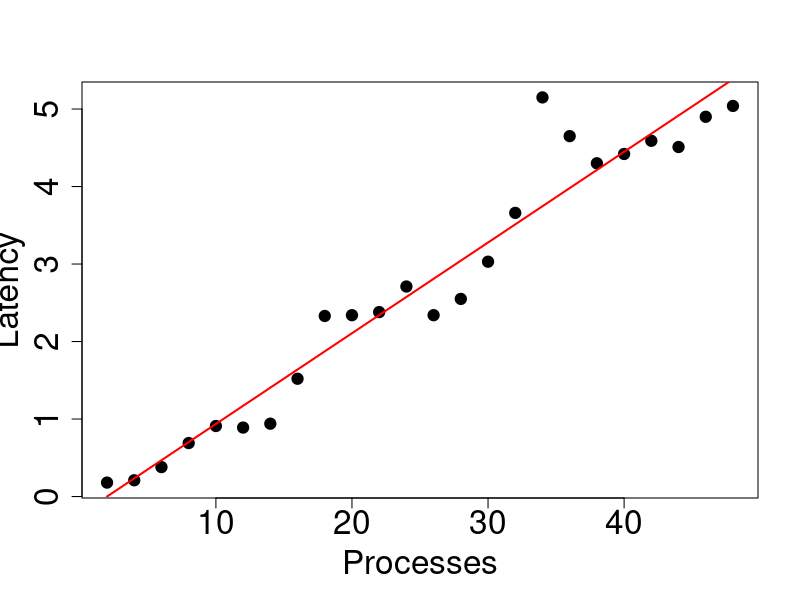
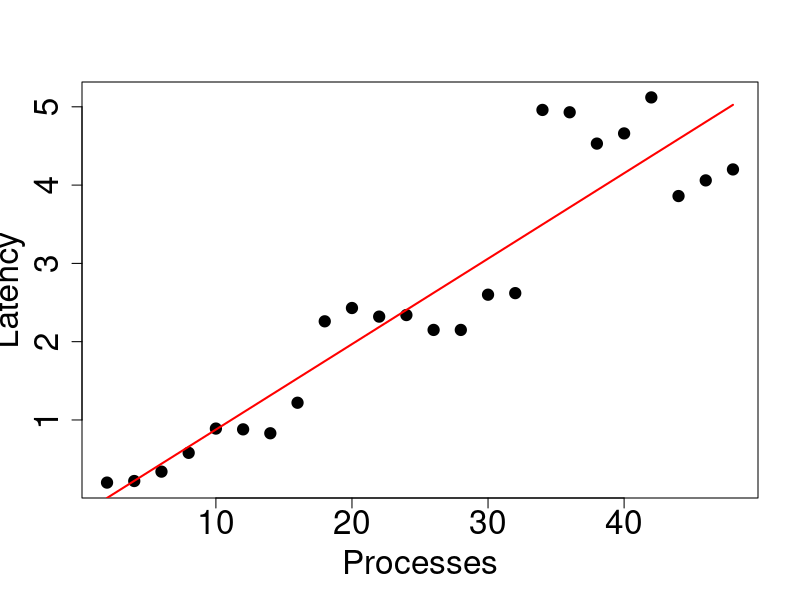
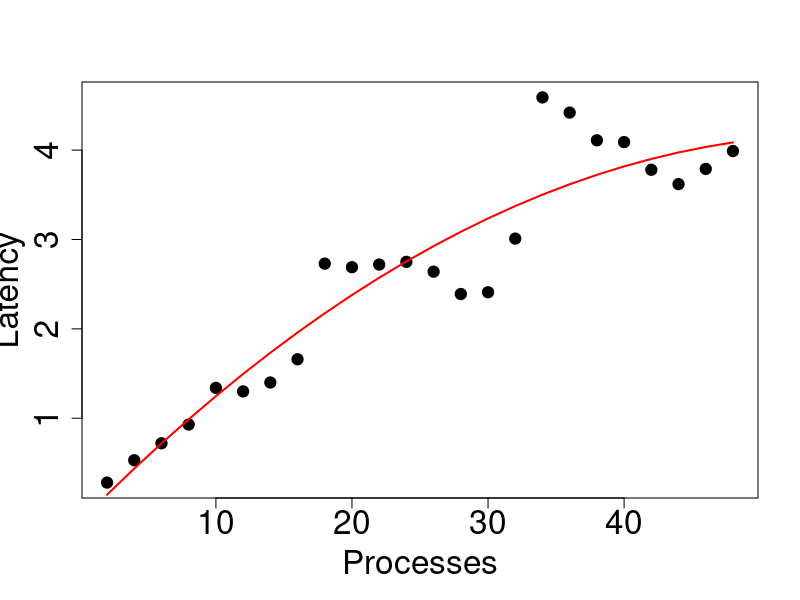
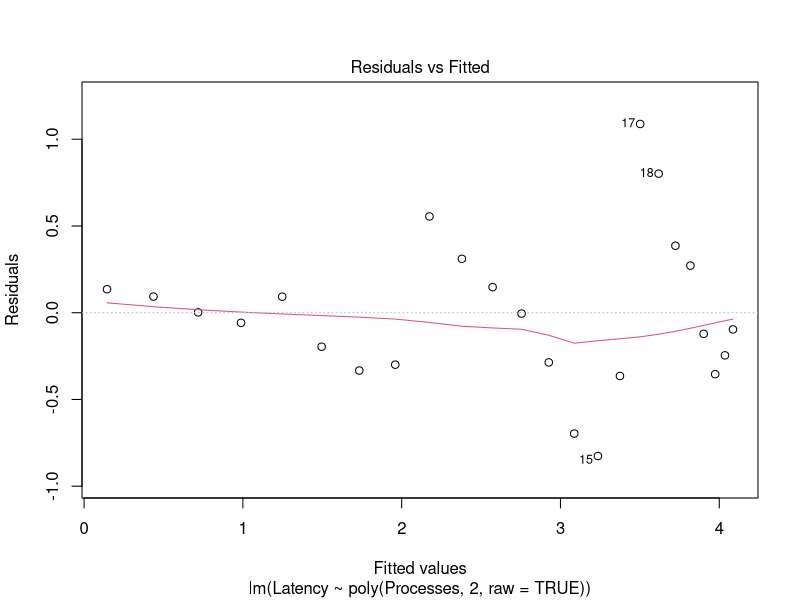
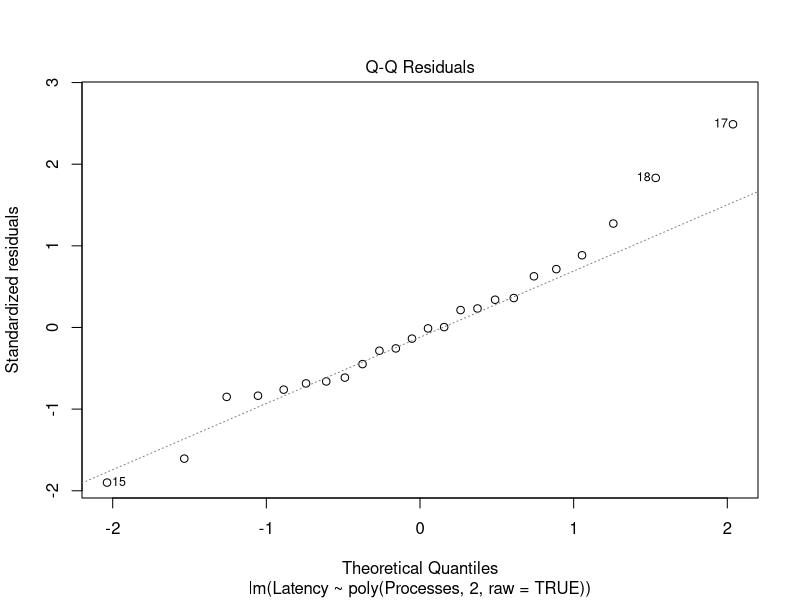
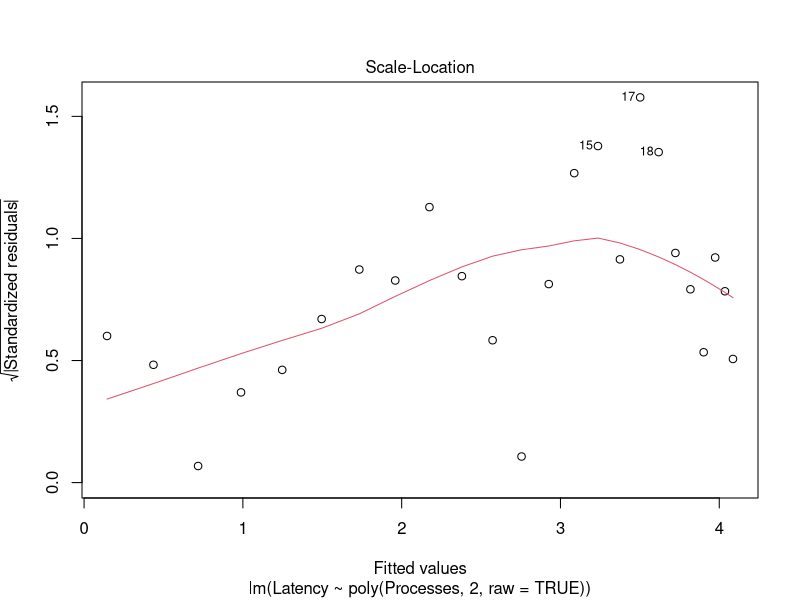
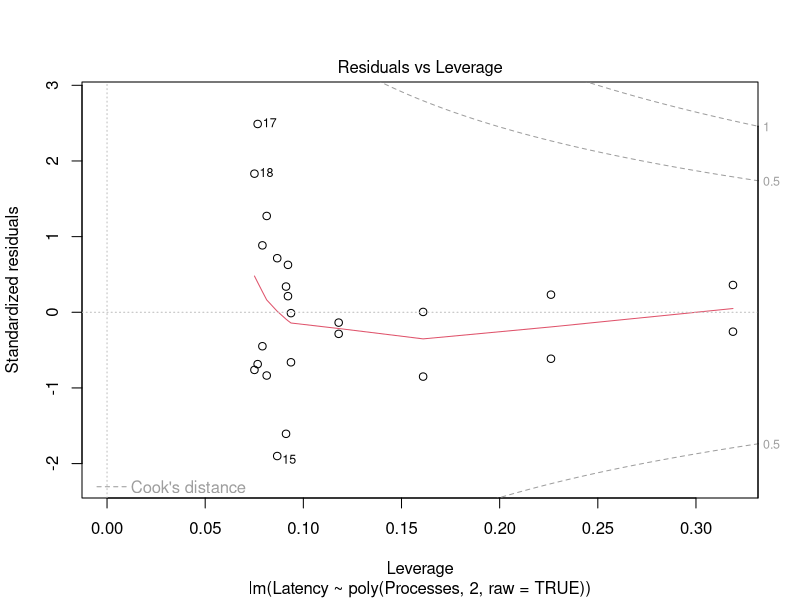
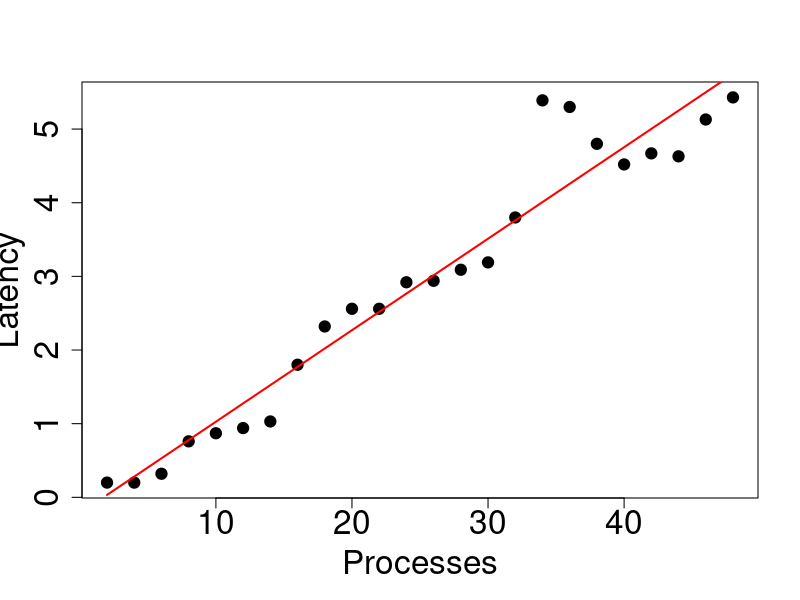

Generate these figures, in order, with R:
# read fixsize_bcast1_core_thin.csv

library(ggplot2)
library(dplyr)
library(tidyr)

# BCAST

bcast1 <- read.csv("fixsize_bcast1_core_thin.csv")

plot(bcast1$Processes, bcast1$Latency, pch =  19, xlab = "Processes", ylab = "Latency", cex = 1.5, cex.axis = 2, cex.lab=2)


poli_1<-lm(Latency ~ poly(Processes,1, raw=TRUE),data=bcast1)
pred_poli_1<-predict(poli_1, newdata=bcast1)
lines(bcast1$Processes,pred_poli_1,col="red", lwd=2)

summary(poli_1)
# latency = -0.233587 + 0.117043 * processes -> (bcast 1 lineare)

bcast2 <- read.csv("fixsize_bcast2_core_thin.csv")

plot(bcast2$Processes, bcast2$Latency, pch =  19, xlab = "Processes", ylab = "Latency", cex = 1.5, cex.axis = 2, cex.lab=2)


poli_2<-lm(Latency ~ poly(Processes,1, raw=TRUE),data=bcast2)
pred_poli_2<-predict(poli_2, newdata=bcast2)
lines(bcast2$Processes,pred_poli_2,col="red", lwd=2)

summary(poli_2)

# latency = -0.214384 + 0.109159 * processes-> (bcast 2 lineare)

bcast4 <- read.csv("fixsize_bcast4_core_thin.csv")

plot(bcast4$Processes, bcast4$Latency, pch =  19, xlab = "Processes", ylab = "Latency", cex = 1.5, cex.axis = 2, cex.lab=2)


poli_4<-lm(Latency ~ poly(Processes,2, raw=TRUE),data=bcast4)
pred_poli_4<-predict(poli_4, newdata=bcast4)
lines(bcast4$Processes,pred_poli_4,col="red", lwd=2)

summary(poli_4)
plot(poli_4)

# latency = -0.1586611  + 0.1543641 * processes - 0.0013735 * processe^2 -> (bcast 2 lineare)

# SCATTER

scatter1 <- read.csv("fixsize_scatter1_core_thin.csv")

plot(scatter1$Processes, scatter1$Latency, pch =  19, xlab = "Processes", ylab = "Latency", cex = 1.5, cex.axis = 2, cex.lab=2)


poli_s1<-lm(Latency ~ poly(Processes,1, raw=TRUE),data=scatter1)
pred_poli_s1<-predict(poli_s1, newdata=scatter1)
lines(scatter1$Processes,pred_poli_s1,col="red", lwd=2)

summary(poli_s1)

# latency = -0.215616 + 0.124241 * processes -> (scatter 1 lineare)

scatter2 <- read.csv("fixsize_scatter2_core_thin.csv")

plot(scatter2$Processes, scatter2$Latency, pch =  19, xlab = "Processes", ylab = "Latency", cex = 1.5, cex.axis = 2, cex.lab=2)


poli_s2<-lm(Latency ~ poly(Processes,1, raw=TRUE),data=scatter2)
pred_poli_s2<-predict(poli_s2, newdata=scatter2)
lines(scatter2$Processes,pred_poli_s2,col="red", lwd=2)

summary(poli_s2)

# latency = 0.141486 + 0.077624 * processes

scatter3 <- read.csv("fixsize_scatter3_core_thin.csv")

plot(scatter3$Processes, scatter3$Latency, pch =  19, xlab = "Processes", ylab = "Latency", cex = 1.5, cex.axis = 2, cex.lab=2)


poli_s3<-lm(Latency ~ poly(Processes,1, raw=TRUE),data=scatter3)
pred_poli_s3<-predict(poli_s3, newdata=scatter3)
lines(scatter3$Processes,pred_poli_s3,col="red", lwd=2)

summary(poli_s3)

# latency = -0.278261 + 0.120580 * processes



